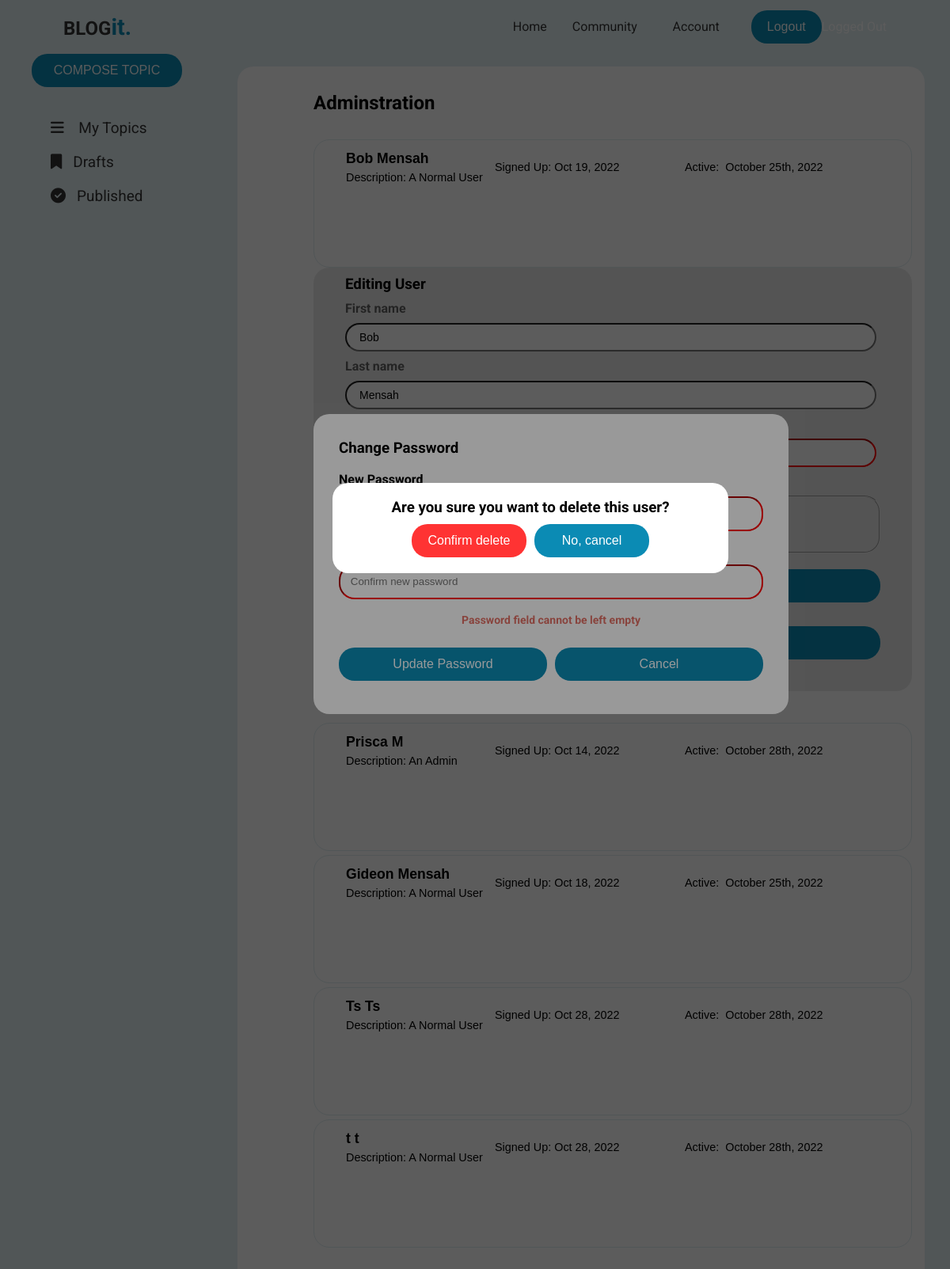
Screenshot of /users.php (signed in) with the database file from the repository.
### tables this page shows
CREATE TABLE `users` (
  `userid` int(5) NOT NULL,
  `firstname` varchar(150) NOT NULL,
  `lastname` varchar(150) NOT NULL,
  `email` varchar(150) NOT NULL,
  `password` varchar(120) NOT NULL,
  `usertype` int(1) DEFAULT 1,
  `userdate` date DEFAULT NULL,
  `online` int(11) DEFAULT NULL
);

### dtb.php (called while the page is built, shortened)
<?php
class dtb_blog {
  private $host = "localhost";
  private $user = "root";
  private $dtb = "kelvinme_blog";
  private $pass = "";
  private $conn;
  public function __construct() {
    try {
      $this->conn = new PDO( "mysql:host=" . $this->host . ";dbname=" . $this->dtb, $this->user, $this->pass );
    } catch ( PDOException $e ) {
      print( 'Unable to connect to the database server.' );
      exit();
    }
  }
  public function getallusers() {
    try {
      $sql = "SELECT * FROM users";
      $s = $this->conn->prepare( $sql );
      $s->execute();
      while ( $r = $s->fetch( PDO::FETCH_ASSOC ) ) {
        $results[] = $r;
      }
      return $results;
      exit();
    } catch ( PDOException $e ) {
    }
  }
  public function gettime( $pasttime, $today = 0, $differenceFormat = '%y' ) {
    $today = date( "Y-m-d H:i:s" );
    $datetime1 = date_create( $pasttime );
    $datetime2 = date_create( $today );
    $interval = date_diff( $datetime1, $datetime2 );
    $answerY = $interval->format( $differenceFormat );
    $differenceFormat = '%m';
    $answerM = $interval->format( $differenceFormat );
    $differenceFormat = '%d';
    $answer = $interval->format( $differenceFormat );
    $differenceFormat = '%h';
    $answer2 = $interval->format( $differenceFormat );
    if ( $answerY >= 1 ) {
      $answerY = date( " F jS, Y ", strtotime( $pasttime ) );
      return $answerY;
    } else if ( $answerM >= 1 ) {
      $answerM = date( " F jS, Y ", strtotime( $pasttime ) );
      return $answerM;
    } else if ( $answer > 2 ) {
      $answer = date( " F jS, Y ", strtotime( $pasttime ) );
      return $answer;
    } else if ( $answer == 2 ) {
      return $answer . " d, " . $answer2 . " hr ago";
    } else if ( $answer == 1 ) {
      return "1 d, " . date( "h:i a", strtotime( $pasttime ) );
    }
  }
}
?>

### users.php (the view, shortened to what this page needs)
<?php
spl_autoload_register( function ( $class ) {
  include_once( 'dtb.php' );
} );
$obj = new dtb_blog;
$_SESSION[ 'allusers' ] = $obj->getallusers();
$usertype = $_SESSION[ 'userinfo' ][ 0 ][ 'usertype' ];
?>
<!doctype html>
<html>
<head>
<link rel="stylesheet" href="https://cdnjs.cloudflare.com/ajax/libs/font-awesome/6.1.1/css/all.min.css" />
<link rel="stylesheet" href="css/style.css">
</head>
</head>
<body>
<nav id="navbar">
  <div class="nav-logo">
    <h1>BLOG<span class="text-primary">it.</span></h1>
  </div>
  <div id="nav-menu"> <a href="homepage.php">Home</a><a href="community.php">Community</a>
    <?php
    if ( isset( $_SESSION[ 'loggedIn' ] ) ) {
      echo '<div class="LogInOut">';
      echo '<form action="login-registration-controller.php"  method="post">';
      echo '<div>';
      echo ' <input class="navloggedIn" type="submit" name="account" value="Account">';
      echo '</div>';
      echo '</form>';
      echo '<form action="login-registration-controller.php" class="signoutform" method="post">';
      echo '<div>';
      echo ' <input class="btn" type="submit" name="logout" value="Logout">';
      echo '</div>';
      echo '</form>';
      echo '</div>';
    };
    if ( isset( $_SESSION[ 'logoutSuccess' ] ) ) {
      echo '<div class="">Logged Out</div>';
    };
    ?>
  </div>
</nav>
<div class="container1">
  <section class="left-navigations">
    <button class="composeblog btn">COMPOSE TOPIC</button>
    <a href="homepage.php" ><i class="fa-solid fa-bars" ></i> My Topics</a> <a href="draft.php"><i class="fa-solid fa-bookmark"></i>Drafts</a> <a href="publish.php"><i class="fa-solid fa-circle-check"></i>Published</a> </section>
  <section class="main-content">
    <div class="content">
      <div class="name">
        <h1>Adminstration</h1>
      </div>
      <?php
      if ( $_SESSION[ 'allusers' ] == false ) {
        echo '
        <div class="displayprojectnames">
             <p>There are no users currently created</p>
         </div> ';
      } else if ( $_SESSION[ 'allusers' ] ) {
        foreach ( $_SESSION[ 'allusers' ] as $result ) {
          if ( $result[ 'usertype' ] == 2 ) {
            $usertype = 'An Admin';
          } else {
            $usertype = 'A Normal User';
          }
          $time = 'Unknown';
          if ( $result[ 'online' ] > 0 ) {
            $online = $result[ 'online' ];
            $time = $obj->gettime( date( "Y-m-d H:i:s", $online ) );
          }
          if ( $result[ 'userid' ] !== $_SESSION[ 'userid' ] ) {
            echo '<div>
			<div class="displayblogdetails">
			  <form  action="controlroom.php"  method="post">
				<input type="hidden" name="userid" value="' . $result[ 'userid' ] . '">
				<input type="text" class="inputname" name="firstname" value="' . $result[ 'firstname' ] . ' ' . $result[ 'lastname' ] . '" readonly>
				<input type="text" class="userdate" value="Signed Up: ' . date_format( new DateTime( $result[ 'userdate' ] ), "M j, Y" ) . '" readonly>
				<input type="text" class="inputstatus" value="Active: ' . $time . '" readonly>
				<input type="text" class="usertype" value="Description: ' . $usertype . '" readonly>
			  </form>
			  <form action="controlroom.php" method="post">
				<input type="hidden" name="userid" value="' . $result[ 'userid' ] . '">
				<input title="edit this user - this allows you to put the source in as a hover effect" type="image" src="images/edit.png" name="edituser" value="Edit">
			  </form>
			  <form action="controlroom.php" method="post">
				<input type="hidden" name="userid" value="' . $result[ 'userid' ] . '">
				<input title="delete this user - icon hapus PNG image with transparent background@toppng.com" type="image" src="images/delete-16.png" name="deleteuser" value="Delete">
			  </form>
			</div>
			</div>';
            if ( isset( $_SESSION[ 'deleting-user' ] ) ) {
              if ( ( $_SESSION[ 'userid_otheruser' ] == $result[ "userid" ] ) ) {
                echo '
                                  <div class="deletingblog">
									  <div class="deletingblogcontent">
										  <div>
											  <form action="controlroom.php" method="post" autocomplete="off">
											  <input type="hidden" name="userid" value="' . $result[ 'userid' ] . '">
												<h3>Are you sure you want to delete this user?</h3>
												<div class="doublebuttons">
												<button class="btn4" id="submit" type="submit" name="confirm-delete-user">Confirm delete</button>
												<button class="btn" type="submit" name="canceldeleteuser">No, cancel</button>
												</div>
											   </form>
										   </div>
										</div>
                            		</div>';
              }
            }
            if ( isset( $_SESSION[ 'editing-users' ] ) ) {
              if ( ( $_SESSION[ 'useridotheruser' ] == $result[ "userid" ] ) ) {
                echo '<div class="updateblogcontainer">
                        <div class="blog-heading">
							<h3>Editing User</h3>
						 </div>
							<form action="controlroom.php" class="blogupdate" method="post" autocomplete="off">
								<input type="hidden" name="userid" value="' . $result[ 'userid' ] . '">
								<div class="groupnamedate">
									<div>
										<label for="firstname">First name</label>
										<input type="text" name="firstname" value="' . $result[ 'firstname' ] . '" required>
										<label for="lastname">Last name</label>
										<input type="text" name="lastname" value="' . $result[ 'lastname' ] . '" required>
										<label for="email">Email</label>
										<input type="text" class="' . $_SESSION[ 'redborder' ] . '" name="email" value="' . $result[ 'email' ] . '" required>
									</div>
								</div>
													<fieldset class="status-type">
						<legend>User Type</legend>
							<span class="radio-item">
								<label for="1">A Normal User</label>
								<input type="radio" id="1" name="status" value="1" ' . ( $result[ 'usertype' ] == 1 ? 'checked=checked' : '' ) . '>
							</span>
							<span class="radio-item">
								<label for="2">An Admin</label>
								<input type="radio" id="2" name="status" value="2" ' . ( $result[ 'usertype' ] == 2 ? 'checked=checked' : '' ) . '>
								</span>
						</fieldset>
						<button class="btn" name="changepasswordotheruser" type="click">Click to change Password</button>
								<div class="doublebuttons">
									<button class="btn" type="submit" name="updateuser">Update User Info</button>
									<button class="btn" type="submit" name="cancelupdateuser">Cancel</button>
								</div>
							</form>
                  </div>'
                ;
              }
            }
            if ( isset( $_SESSION[ 'changepassword2' ] ) ) {
              if ( ( $_SESSION[ 'otheruserid' ] == $result[ "userid" ] ) ) {
                echo '
	<div class="bgmodalpassword">
    <div class="modalcontentpassword">
      <h3>Change Password</h3>
      <form action="controlroom.php" method="post">
	  <input type="hidden" name="userid" value="' . $result[ 'userid' ] . '">
	  <div>
	  	<label for="newpassword">New Password</label>
        <input type="password" placeholder="Enter new password" class="password'.(isset($_SESSION['new'])? ' active':'').'" name="newpassword">
	</div>
	<div>
		<label for="confirmnewpassword">Confirm Password</label>
        <input type="password" placeholder="Confirm new password" class="password'.(isset($_SESSION['new'])? ' active':'').'" name="confirmnewpassword">
	</div>
	'. (isset($_SESSION['passwordmatch-error'])? '<div class="inputerror">Passwords do not match. Please try again</div>':'').'
	'. (isset($_SESSION['passwordsmall-error'])? '<div class="inputerror">Password must be more than 8 characters</div>':'').'
	'. (isset($_SESSION[ 'passwordnull' ])? '<div class="inputerror">Password field cannot be left empty</div>':'').'
	<br>
     <div class="doublebuttons">
		  <button class="btn" id="submit" type="submit" name="updatepassword">Update Password</button>
		  <button class="btn" type="submit" name="cancelchangepassword">Cancel</button>
     </div>
      </form>
    </div>
  </div>';
              }
            }
          }
        }
      }
      ?>
    </div>
  </section>
</div>
</body>
</html>

### rows the page displays
users: firstname "Bob Mensah", userdate "Signed Up: Oct 19, 2022", online "Active: October 25th, 2022", usertype "Description: A Normal User", firstname "Bob", lastname "Mensah", shows "Password field cannot be left empty"
users: firstname "Prisca M", userdate "Signed Up: Oct 14, 2022", online "Active: October 28th, 2022", usertype "Description: An Admin"
users: firstname "Gideon Mensah", userdate "Signed Up: Oct 18, 2022", online "Active: October 25th, 2022", usertype "Description: A Normal User"
users: firstname "Ts Ts", userdate "Signed Up: Oct 28, 2022", online "Active: October 28th, 2022", usertype "Description: A Normal User"
users: firstname "t t", userdate "Signed Up: Oct 28, 2022", online "Active: October 28th, 2022", usertype "Description: A Normal User"
